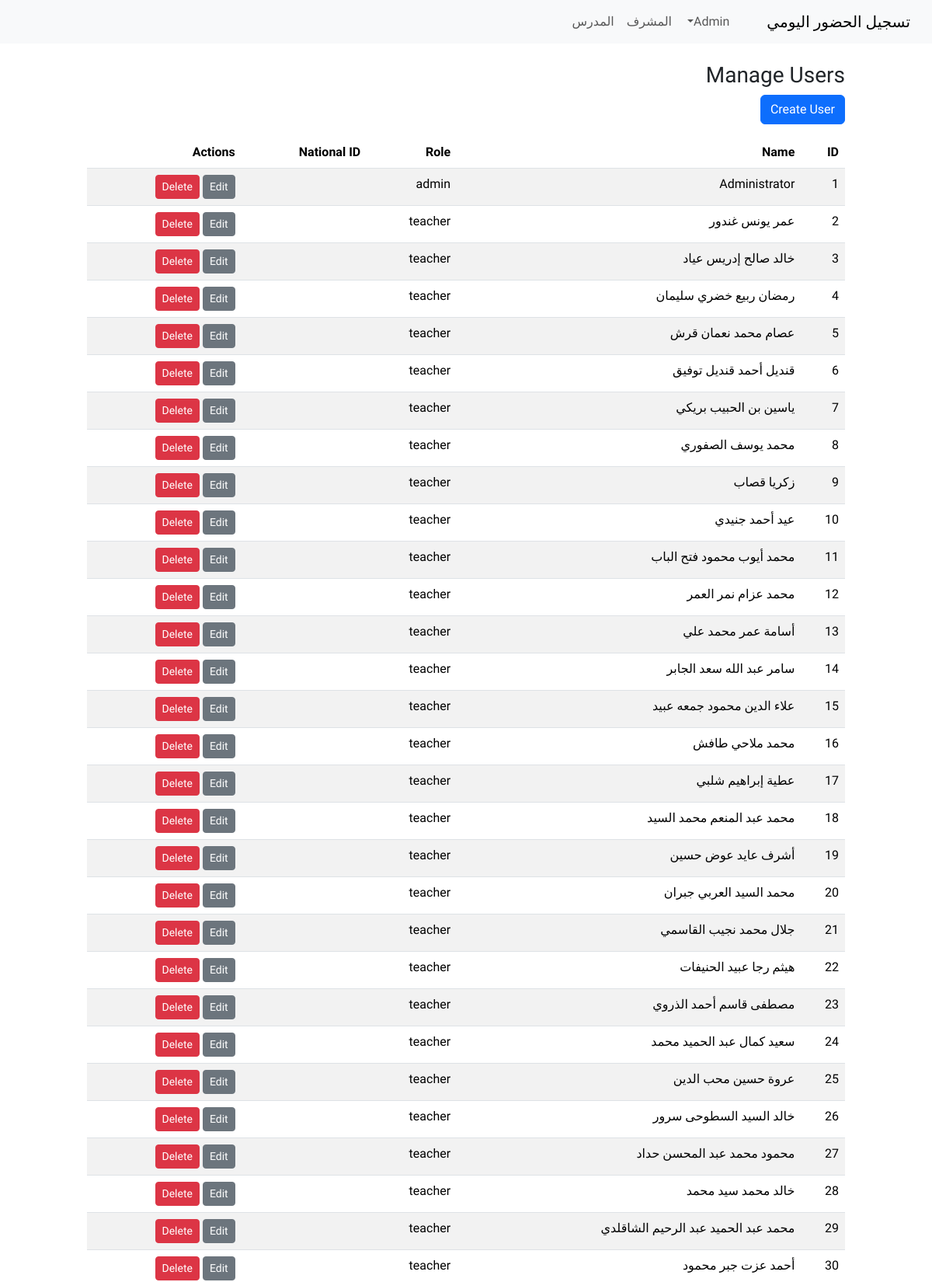
The app's page /admin/users (signed in, upper part) with its own data.
### app.py (models this page shows, shortened)
class User(db.Model, UserMixin):
    id = db.Column(db.Integer, primary_key=True)
    name = db.Column(db.String(150), nullable=False)
    role = db.Column(db.String(50), nullable=False)  # admin, staff, teacher, student
    password_hash = db.Column(db.String(200), nullable=True)
    national_id = db.Column(db.String(50), nullable=True)
    classes = db.Column(db.String(200), nullable=True)

### app.py (the view)
@app.route('/admin/users')
@login_required
def admin_users():
    if not admin_required():
        return redirect(url_for('index'))
    users = User.query.all()
    return render_template('admin_users.html', users=users)

### app.py (called while the page is built)
@login_manager.user_loader
def load_user(user_id):
    return User.query.get(int(user_id))

def admin_required():
    if not current_user.is_authenticated or current_user.role != 'admin':
        flash('Unauthorized', 'danger')
        return False
    return True

### templates/admin_users.html
{% extends 'layout.html' %}
{% block content %}
<h3>Manage Users</h3>
<a class="btn btn-primary mb-3" href="{{ url_for('admin_users_create') }}">Create User</a>
<table class="table table-striped">
    <thead>
        <tr>
            <th>ID</th>
            <th>Name</th>
            <th>Role</th>
            <th>National ID</th>
            <th>Actions</th>
        </tr>
    </thead>
    <tbody>
        {% for u in users %}
        <tr>
            <td>{{u.id}}</td>
            <td>{{u.name}}</td>
            <td>{{u.role}}</td>
            <td>{{u.national_id or ''}}</td>
            <td>
                <a class="btn btn-sm btn-secondary" href="{{ url_for('admin_users_edit', user_id=u.id) }}">Edit</a>
                <form method="post" action="{{ url_for('admin_users_delete', user_id=u.id) }}"
                    style="display:inline-block" onsubmit="return confirm('Delete user?')">
                    <button class="btn btn-sm btn-danger">Delete</button>
                </form>
            </td>
        </tr>
        {% endfor %}
    </tbody>
</table>
{% endblock %}

### static/css/style.css (style rules this page uses)
body { font-family: 'Tajawal', Tahoma, Geneva, Verdana, sans-serif; }

### records on screen
User: id "1", name "Administrator", role "admin"
User: id "2", name "عمر يونس غندور", role "teacher"
User: id "3", name "خالد صالح إدريس عياد", role "teacher"
User: id "4", name "رمضان ربيع خضري سليمان", role "teacher"
User: id "5", name "عصام محمد نعمان قرش", role "teacher"
User: id "6", name "قنديل أحمد قنديل توفيق", role "teacher"
User: id "7", name "ياسين بن الحبيب بريكي", role "teacher"
User: id "8", name "محمد يوسف الصفوري", role "teacher"
User: id "9", name "زكريا قصاب", role "teacher"
User: id "10", name "عيد أحمد جنيدي", role "teacher"
User: id "11", name "محمد أيوب محمود فتح الباب", role "teacher"
User: id "12", name "محمد عزام نمر العمر", role "teacher"
User: id "13", name "أسامة عمر محمد علي", role "teacher"
User: id "14", name "سامر عبد الله سعد الجابر", role "teacher"
User: id "15", name "علاء الدين محمود جمعه عبيد", role "teacher"
User: id "16", name "محمد ملاحي طافش", role "teacher"
User: id "17", name "عطية إبراهيم شلبي", role "teacher"
User: id "18", name "محمد عبد المنعم محمد السيد", role "teacher"
User: id "19", name "أشرف عايد عوض حسين", role "teacher"
User: id "20", name "محمد السيد العربي جبران", role "teacher"
User: id "21", name "جلال محمد نجيب القاسمي", role "teacher"
User: id "22", name "هيثم رجا عبيد الحنيفات", role "teacher"
User: id "23", name "مصطفى قاسم أحمد الذروي", role "teacher"
User: id "24", name "سعيد كمال عبد الحميد محمد", role "teacher"
User: id "25", name "عروة حسين محب الدين", role "teacher"
User: id "26", name "خالد السيد السطوحى سرور", role "teacher"
User: id "27", name "محمود محمد عبد المحسن حداد", role "teacher"
User: id "28", name "خالد محمد سيد محمد", role "teacher"
User: id "29", name "محمد عبد الحميد عبد الرحيم الشاقلدي", role "teacher"
User: id "30", name "أحمد عزت جبر محمود", role "teacher"
